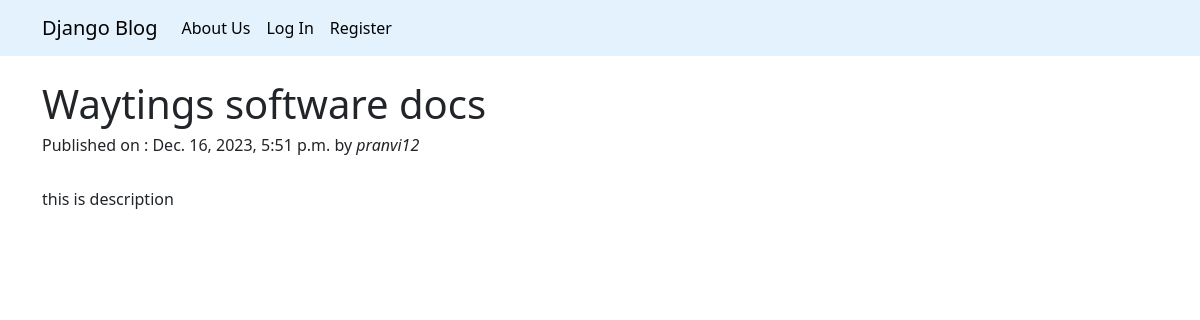
Screenshot of /articles/waytings-software-docs/ with the database file from the repository.
### articles/models.py (models this page shows, shortened)
class Article(models.Model):
    title = models.CharField(max_length=200)
    description = models.TextField()
    slug = models.SlugField(max_length=100, unique=True)
    published = models.DateTimeField(auto_now_add=True)
    author = models.ForeignKey(User, on_delete=models.CASCADE)

### articles/views.py (the view)
# urls.py: path('articles/<slug:slug>/', article_details, name='article_details'),
def article_details(request, slug):
    article = get_object_or_404(Article, slug=slug)
    return render(request, 'article_details.html', {'article': article})

### articles/templates/article_details.html (shortened to what this page needs)
{% extends 'base.html' %}
{% block body %}
    <div class="container mt-4" >
        <h1> {{article.title}} </h1>
        <h6> Published on : {{article.published}} by <i> {{article.author}}</i></h6>
        <br>
        <p>{{article.description}}</p>
    </div>
{% endblock %}

### rows the page displays
Article: title "Waytings software docs", published "Dec. 16, 2023, 5:51 p.m.", author "pranvi12", description "this is description"
